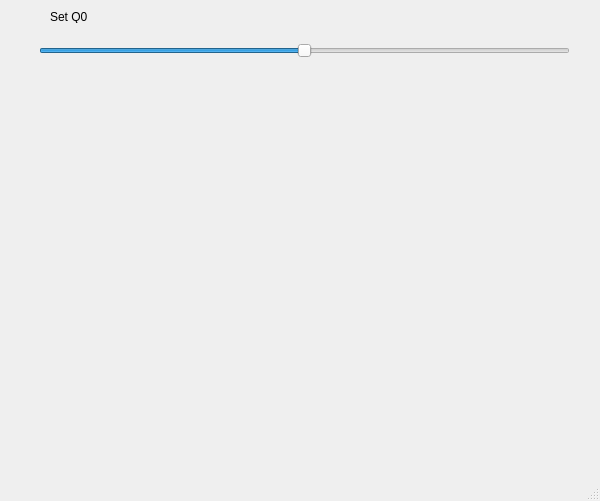
<?xml version="1.0" encoding="UTF-8"?>
<ui version="4.0">
 <class>MainWindow</class>
 <widget class="QMainWindow" name="MainWindow">
  <property name="geometry">
   <rect>
    <x>0</x>
    <y>0</y>
    <width>600</width>
    <height>501</height>
   </rect>
  </property>
  <property name="windowTitle">
   <string>MainWindow</string>
  </property>
  <widget class="QWidget" name="centralwidget">
   <widget class="Canvas" name="canvas" native="true">
    <property name="geometry">
     <rect>
      <x>20</x>
      <y>70</y>
      <width>551</width>
      <height>371</height>
     </rect>
    </property>
   </widget>
   <widget class="QSlider" name="horizontalSlider">
    <property name="geometry">
     <rect>
      <x>39</x>
      <y>40</y>
      <width>531</width>
      <height>22</height>
     </rect>
    </property>
    <property name="minimum">
     <number>-45</number>
    </property>
    <property name="maximum">
     <number>45</number>
    </property>
    <property name="orientation">
     <enum>Qt::Horizontal</enum>
    </property>
   </widget>
   <widget class="QLabel" name="label">
    <property name="geometry">
     <rect>
      <x>50</x>
      <y>10</y>
      <width>47</width>
      <height>13</height>
     </rect>
    </property>
    <property name="text">
     <string>Set Q0</string>
    </property>
   </widget>
  </widget>
  <widget class="QMenuBar" name="menubar">
   <property name="geometry">
    <rect>
     <x>0</x>
     <y>0</y>
     <width>600</width>
     <height>21</height>
    </rect>
   </property>
  </widget>
  <widget class="QStatusBar" name="statusbar"/>
 </widget>
 <customwidgets>
  <customwidget>
   <class>Canvas</class>
   <extends>QWidget</extends>
   <header>canvas.h</header>
   <container>1</container>
  </customwidget>
 </customwidgets>
 <resources/>
 <connections/>
</ui>
